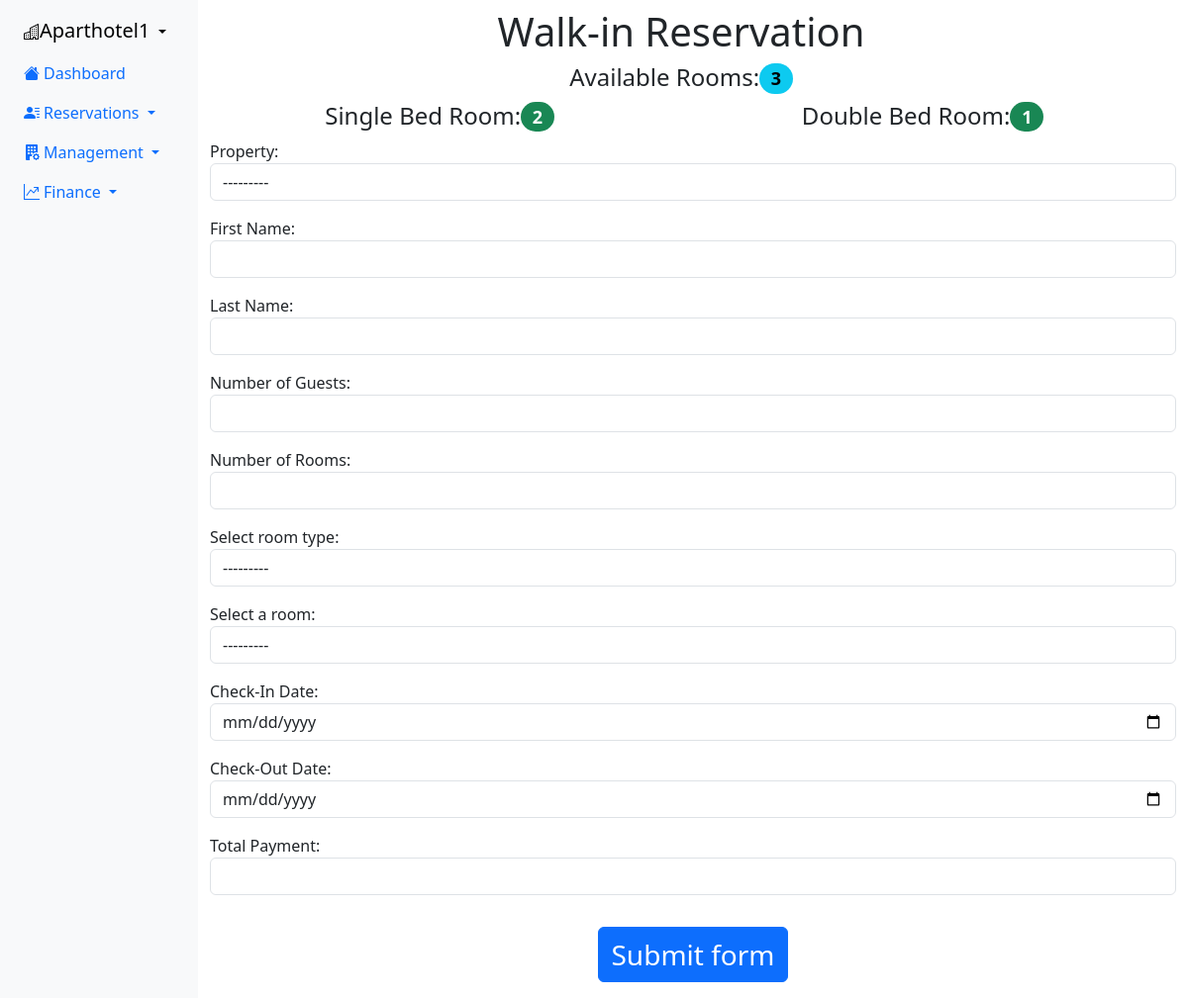
Page /website/walkinReservation/ on the committed database.
### website/models.py (models this page shows)
class buildingRoom(models.Model):
    STATUS = (
        ("available", "Available"),
        ("unavailable", "Unavailable"),
        ("cleaning", "Cleaning"),
    )
    ROOMSECTION = (
        ("Hotel", "Hotel"),
        ("Apartment", "Apartment")
    )
    ROOMTYPE = (
        ("Single Bed Room", "Single Bed Room"),
        ("Double Bed Room", "Double Bed Room")
    )
    roomNum = models.IntegerField(primary_key=True)
    roomFloor = models.IntegerField()
    roomType = models.CharField(max_length=15, choices=ROOMTYPE)
    roomStatus = models.CharField(max_length=15, choices=STATUS)
    listedWebsites = models.ForeignKey(bookingWebsite, on_delete=models.CASCADE, null=True, blank=True)
    roomSection = models.CharField(max_length=10, choices=ROOMSECTION)
    propertyName = models.ForeignKey(building, on_delete=models.CASCADE)
    def __str__(self):
        return str(self.roomNum) + " Floor " + str(self.roomFloor) + " (" + str(self.roomSection) + ") " + str(self.propertyName) + " | " + self.roomStatus

class building(models.Model):
    propertyName = models.CharField(primary_key=True, max_length=20)
    totalRooms = models.IntegerField()
    totalFloors = models.IntegerField()
    listedWebsites = models.ForeignKey(bookingWebsite, on_delete=models.CASCADE)
    def __str__(self):
        return self.propertyName

### website/views.py (the view, shortened to what this page needs)
# urls.py: path('walkinReservation/', views.walkinReservation, name='walkinReservation'),
def walkinReservation(request):
    form = walkinReservationForm()
    context = {
        'currentDate': getTodayDate(),
        'form': form,
        'paraisoRoomStatus': buildingStatus('roomStatus'),
        'paraisoRoomTypeCount': buildingStatus('roomTypeCount'),
    }
    return render(request, 'walkinReservation.html', context)

### website/views.py (called while the page is built)
def getTodayDate():
    currentDate = datetime.now().date()
    return currentDate

### website/templates/website/walkinReservation.html (shortened to what this page needs)
{% extends 'website/baseTemplate.html' %}
{% load static %}
{% block content %}
    <div class="row">
        <div class="col">
            <div class="d-flex justify-content-center">
                <h1 class="page-header my-2">Walk-in Reservation</h1>
            </div>
        </div>
    </div>
    <div class="row">
        <div class="col">
            <h4 class="page-header mb-2 d-flex justify-content-center">Available Rooms:
                <span class="badge rounded-pill text-bg-info" id="availableRooms">{{ paraisoRoomStatus.available }}</span>
            </h4>
        </div>
    </div>
    <div class="row">
        {% for roomType, count in paraisoRoomTypeCount.items %}
        <div class="col">
            <h4 class="page-header mb-2 d-flex justify-content-center">{{ roomType }}:
                <span class="badge rounded-pill text-bg-success">{{ count }}</span>
            </h4>
        </div>
        {% endfor %}
    </div>
    <form method="POST" id="reservationForm" data-url-roomType="{% url 'loadSelectRoom' %}" data-url-price="{% url 'loadSelectRoomPrice' %}">
        {{ form.as_p }}
        <div class="row">
            <div class="col m-3">
                <div class="d-flex justify-content-evenly">
                    <button type="submit" class="btn btn-primary fs-3" {% if paraisoRoomStatus.available == 0 %} disabled {% endif %}>Submit form</button>
                </div>
            </div>
        </div>
    </form>
{% endblock %}

### rows in the picture
buildingRoom: roomType "Single Bed Room", roomFloor "2"
buildingRoom: propertyName "---------"

### other values in the picture
{{ paraisoRoomStatus.available }} "3"
{{ roomType }} "Double Bed Room"
{{ count }} "1"
